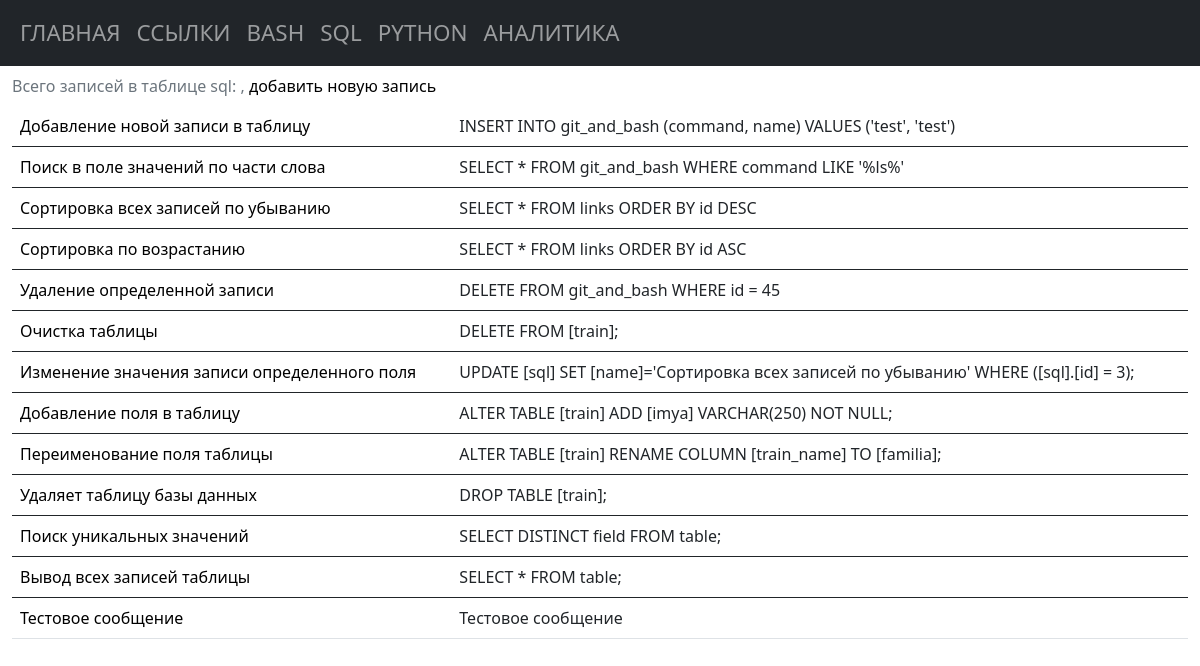
The app's page /sql with its own data.
### tables this page shows
CREATE TABLE [sql] ( 
  "sql_id" INTEGER PRIMARY KEY AUTOINCREMENT,
  "sql_command" TEXT NOT NULL,
  "sql_name" TEXT NOT NULL
, sql_description TEXT);

### app.py (the view)
@app.route("/sql")
def sql_list_commands():
    conn = get_db_connection()
    sql_list = conn.execute("SELECT * FROM sql").fetchall()
    conn.close()
    return render_template("sql/sql_list_commands.html",
                           sql_list=sql_list,
                           )

### app.py (called while the page is built)
def get_db_connection():
    db_path = os.path.join(BASE_DIR, "database.db")
    conn = sqlite3.connect(db_path)
    conn.row_factory = sqlite3.Row
    return conn

### templates/sql/sql_list_commands.html
{% extends "base.html" %} {% block title %}Команды sql{% endblock %} {% block content %}
<table class="table table-hover caption-top">
   <caption>Всего записей в таблице sql: <b>{{ sql_list_count_print_int }}</b>, <a
         href="{{ url_for('add_sql_command') }}">добавить новую запись</a></caption>
   {% for sql_list in sql_list %}
   <tbody>
      <tr>
         <td><a href="{{ url_for('get_post_sql_command', sql_id=sql_list['sql_id']) }}">{{ sql_list['sql_name']
               }}</a></td>
         <td>{{ sql_list['sql_command'] }}</td>
      </tr>
   </tbody>
   {% endfor %}
</table>
{% endblock %}

### templates/base.html (shortened to what this page needs)
<!doctype html>
<html>
   <head>
      <link href="https://cdn.jsdelivr.net/npm/bootstrap@5.0.2/dist/css/bootstrap.min.css" rel="stylesheet">
      <link href="{{ url_for('static', filename='styles.css') }}" rel="stylesheet">
   </head>
   <body>
      {% include 'navbar.html' %}
      <div class="container-fluid">
         {% block content %}
         {% endblock %}
      </div>
   </body>
</html>

### templates/navbar.html (shortened to what this page needs)
<nav class="navbar navbar-expand-lg navbar navbar-dark bg-dark">
  <div class="container-fluid">
    <div class="collapse navbar-collapse" id="navbarNav">
      <ul class="navbar-nav">
        <li class="nav-item">
          <a class="nav-link" href="{{ url_for('index') }}">Главная</a>
        </li>
        <li class="nav-item">
          <a class="nav-link" href="{{ url_for('links_list_commands') }}">Ссылки</a>
        </li>
        <li class="nav-item">
          <a class="nav-link" href="{{ url_for('bash_list_commands') }}">Bash</a>
        </li>
        <li class="nav-item">
          <a class="nav-link" href="{{ url_for('sql_list_commands') }}">SQL</a>
        </li>
        <li class="nav-item">
          <a class="nav-link" href="{{ url_for('python_list_commands') }}">Python</a>
        </li>
        <li class="nav-item">
          <a class="nav-link" href="{{ url_for('analytics') }}">Аналитика</a>
        </li>
      </ul>
    </div>
  </div>
</nav>

### static/styles.css (style rules this page uses)
a { color: black; text-decoration: none; }
.nav-link { font-size: 1.4rem; text-transform: uppercase; }

### records on screen
sql: sql_name "Добавление новой записи в таблицу", sql_command "INSERT INTO git_and_bash (command, name) VALUES ('test', 'test')"
sql: sql_name "Поиск в поле значений по части слова", sql_command "SELECT * FROM git_and_bash WHERE command LIKE '%ls%'"
sql: sql_name "Сортировка всех записей по убыванию", sql_command "SELECT * FROM links ORDER BY id DESC"
sql: sql_name "Сортировка по возрастанию", sql_command "SELECT * FROM links ORDER BY id ASC"
sql: sql_name "Удаление определенной записи", sql_command "DELETE FROM git_and_bash WHERE id = 45"
sql: sql_name "Очистка таблицы", sql_command "DELETE FROM [train];"
sql: sql_name "Изменение значения записи определенного поля", sql_command "UPDATE [sql] SET [name]='Сортировка всех записей по убыванию' WHERE ([sql].[id] = 3);"
sql: sql_name "Добавление поля в таблицу", sql_command "ALTER TABLE [train] ADD [imya] VARCHAR(250) NOT NULL;"
sql: sql_name "Переименование поля таблицы", sql_command "ALTER TABLE [train] RENAME COLUMN [train_name] TO [familia];"
sql: sql_name "Удаляет таблицу базы данных", sql_command "DROP TABLE [train];"
sql: sql_name "Поиск уникальных значений", sql_command "SELECT DISTINCT field FROM table;"
sql: sql_name "Вывод всех записей таблицы", sql_command "SELECT * FROM table;"
sql: sql_name "Тестовое сообщение", sql_command "Тестовое сообщение"
